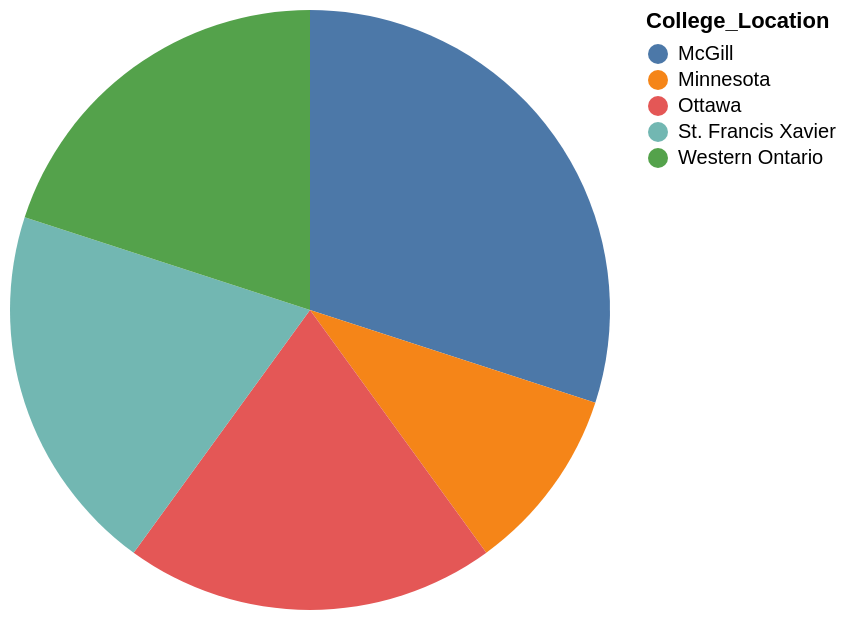

Here is the Vega-Lite specification saved for this chart:
### Vega-Lite specification from a JSON file in a GitHub repository (floating-point values rounded to 4 significant figures)
{"data": {"values": [{"x_data": "McGill", "y_data": 3}, {"x_data": "Minnesota", "y_data": 1}, {"x_data": "Ottawa", "y_data": 2}, {"x_data": "St. Francis Xavier", "y_data": 2}, {"x_data": "Western Ontario", "y_data": 2}]}, "mark": "arc", "encoding": {"theta": {"field": "y_data", "type": "quantitative", "title": "COUNT(College_Location)"}, "color": {"field": "x_data", "type": "nominal", "title": "College_Location"}}}
